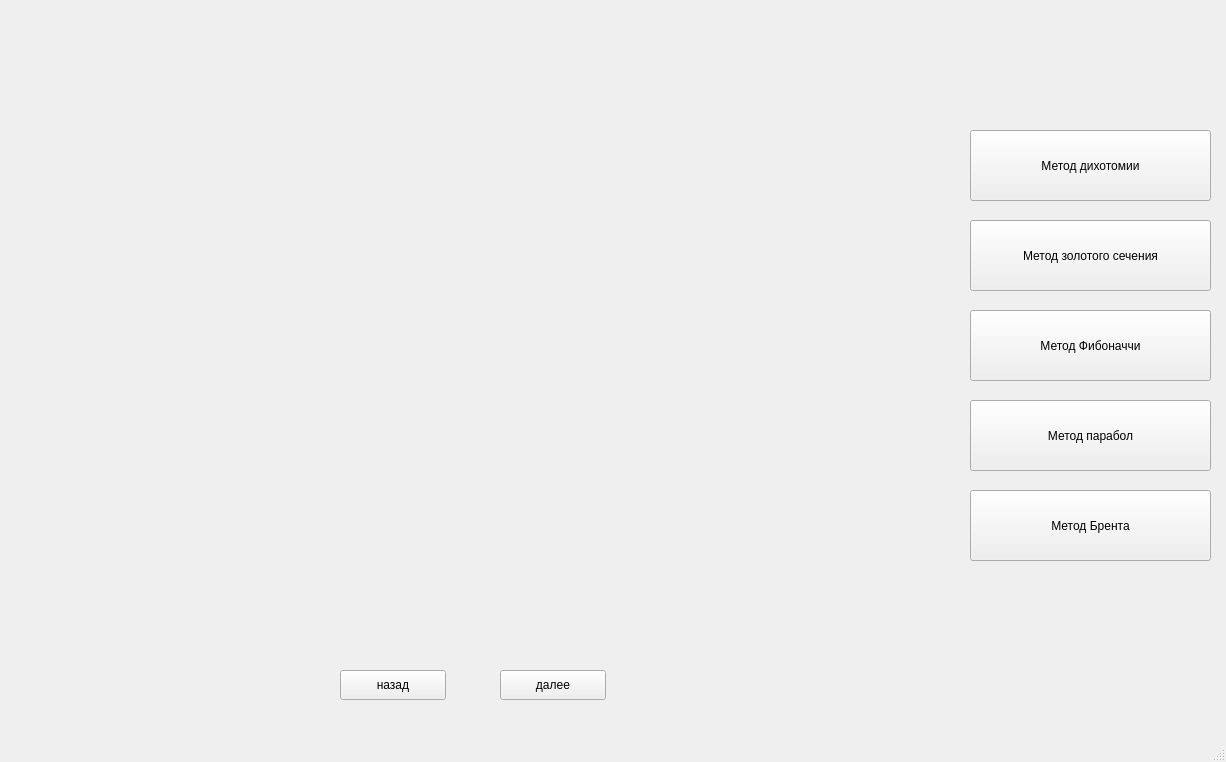
<?xml version="1.0" encoding="UTF-8"?>
<ui version="4.0">
 <class>MainWindow</class>
 <widget class="QMainWindow" name="MainWindow">
  <property name="geometry">
   <rect>
    <x>0</x>
    <y>0</y>
    <width>1226</width>
    <height>762</height>
   </rect>
  </property>
  <property name="windowTitle">
   <string>MainWindow</string>
  </property>
  <widget class="QWidget" name="centralwidget">
   <widget class="QCustomPlot" name="customPlot" native="true">
    <property name="geometry">
     <rect>
      <x>9</x>
      <y>9</y>
      <width>951</width>
      <height>641</height>
     </rect>
    </property>
   </widget>
   <widget class="QPushButton" name="prevButton">
    <property name="geometry">
     <rect>
      <x>340</x>
      <y>670</y>
      <width>106</width>
      <height>30</height>
     </rect>
    </property>
    <property name="text">
     <string>назад</string>
    </property>
   </widget>
   <widget class="QPushButton" name="nextButton">
    <property name="geometry">
     <rect>
      <x>500</x>
      <y>670</y>
      <width>106</width>
      <height>30</height>
     </rect>
    </property>
    <property name="text">
     <string>далее</string>
    </property>
   </widget>
   <widget class="QPushButton" name="dichoButton">
    <property name="geometry">
     <rect>
      <x>970</x>
      <y>130</y>
      <width>241</width>
      <height>71</height>
     </rect>
    </property>
    <property name="text">
     <string>Метод дихотомии</string>
    </property>
   </widget>
   <widget class="QPushButton" name="goldenButton">
    <property name="geometry">
     <rect>
      <x>970</x>
      <y>220</y>
      <width>241</width>
      <height>71</height>
     </rect>
    </property>
    <property name="text">
     <string>Метод золотого сечения</string>
    </property>
   </widget>
   <widget class="QPushButton" name="fibButton">
    <property name="geometry">
     <rect>
      <x>970</x>
      <y>310</y>
      <width>241</width>
      <height>71</height>
     </rect>
    </property>
    <property name="text">
     <string>Метод Фибоначчи</string>
    </property>
   </widget>
   <widget class="QPushButton" name="paraButton">
    <property name="geometry">
     <rect>
      <x>970</x>
      <y>400</y>
      <width>241</width>
      <height>71</height>
     </rect>
    </property>
    <property name="text">
     <string>Метод парабол</string>
    </property>
   </widget>
   <widget class="QPushButton" name="brentsButton">
    <property name="geometry">
     <rect>
      <x>970</x>
      <y>490</y>
      <width>241</width>
      <height>71</height>
     </rect>
    </property>
    <property name="text">
     <string>Метод Брента</string>
    </property>
   </widget>
  </widget>
  <widget class="QMenuBar" name="menubar">
   <property name="geometry">
    <rect>
     <x>0</x>
     <y>0</y>
     <width>1226</width>
     <height>26</height>
    </rect>
   </property>
  </widget>
  <widget class="QStatusBar" name="statusbar"/>
 </widget>
 <customwidgets>
  <customwidget>
   <class>QCustomPlot</class>
   <extends>QWidget</extends>
   <header location="global">qcustomplot.h</header>
   <container>1</container>
  </customwidget>
 </customwidgets>
 <resources/>
 <connections/>
</ui>
